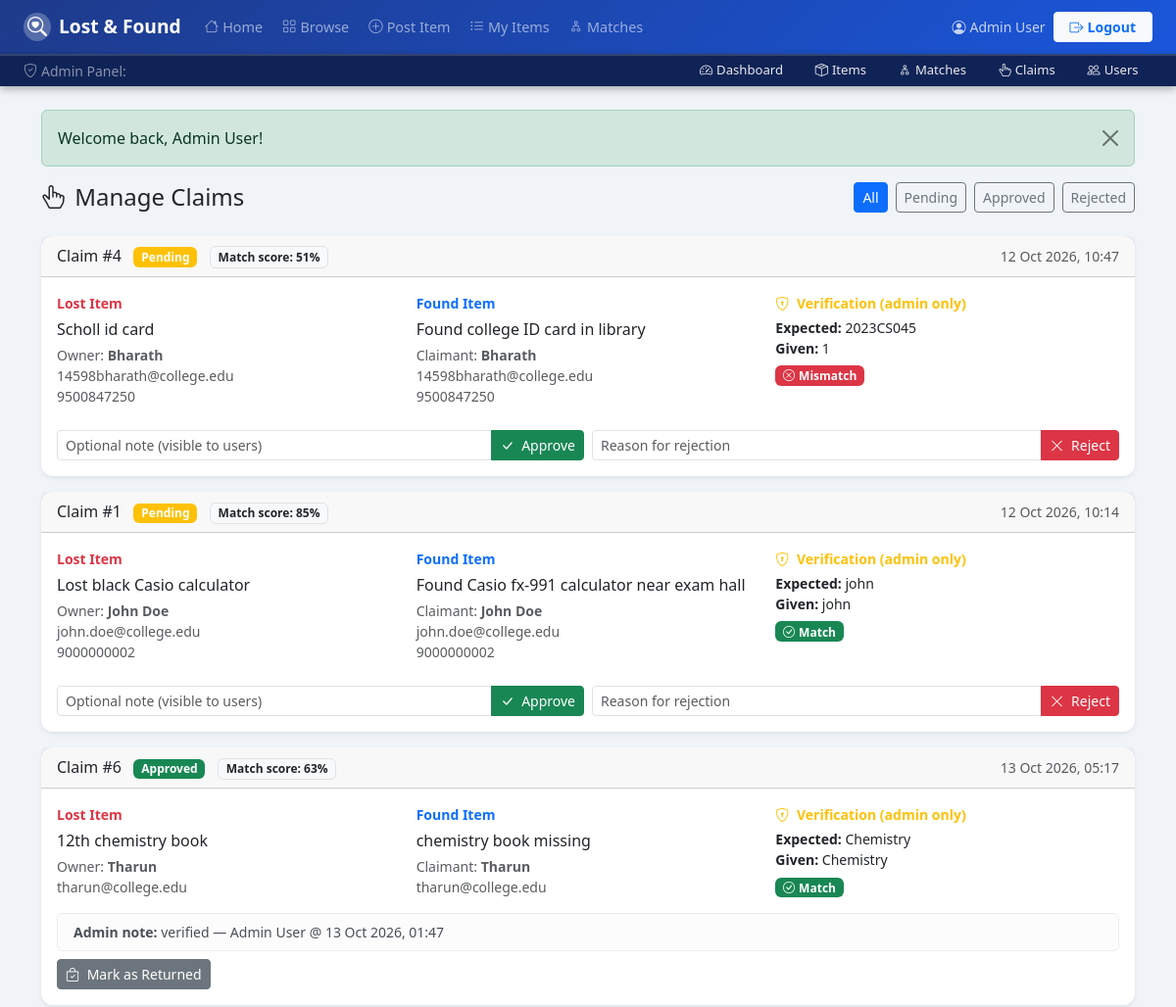
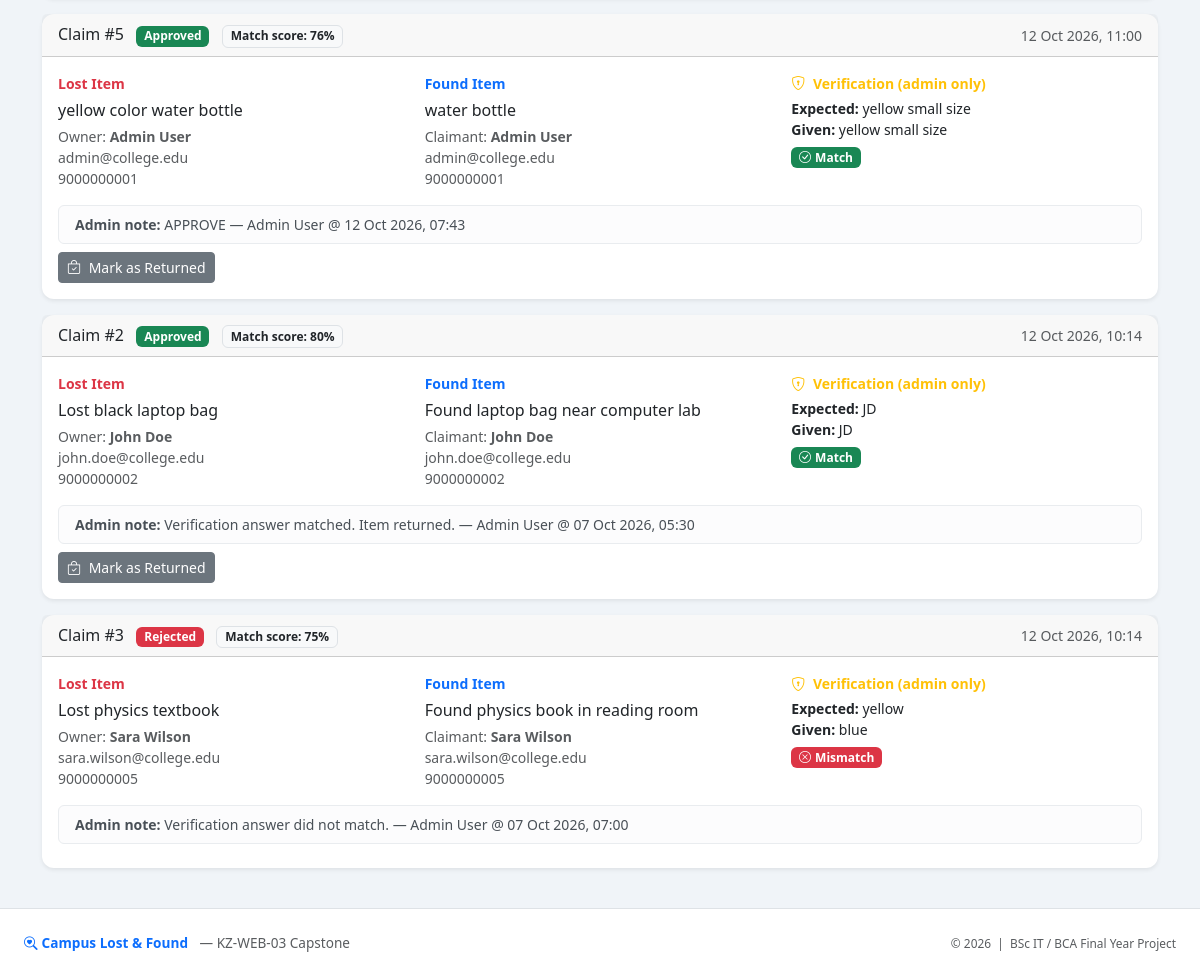
The page /admin/claims.php (signed in) on the database its author committed (2 pictures, top to bottom).
### tables this page shows
CREATE TABLE `claims` (
  `id` int(11) NOT NULL AUTO_INCREMENT,
  `match_id` int(11) NOT NULL,
  `claimant_id` int(11) NOT NULL,
  `answer_given` varchar(255) DEFAULT NULL,
  `status` enum('pending','approved','rejected') NOT NULL DEFAULT 'pending',
  `reviewed_by` int(11) DEFAULT NULL,
  `reviewed_at` timestamp NULL DEFAULT NULL,
  `admin_note` text DEFAULT NULL,
  `created_at` timestamp NOT NULL DEFAULT current_timestamp(),
  PRIMARY KEY (`id`),
  UNIQUE KEY `uq_pending_claim` (`claimant_id`,`match_id`),
  KEY `match_id` (`match_id`),
  KEY `reviewed_by` (`reviewed_by`),
  CONSTRAINT `claims_ibfk_1` FOREIGN KEY (`match_id`) REFERENCES `matches` (`id`) ON DELETE CASCADE,
  CONSTRAINT `claims_ibfk_2` FOREIGN KEY (`claimant_id`) REFERENCES `users` (`id`) ON DELETE CASCADE,
  CONSTRAINT `claims_ibfk_3` FOREIGN KEY (`reviewed_by`) REFERENCES `users` (`id`) ON DELETE SET NULL
);

CREATE TABLE `matches` (
  `id` int(11) NOT NULL AUTO_INCREMENT,
  `lost_item_id` int(11) NOT NULL,
  `found_item_id` int(11) NOT NULL,
  `score` decimal(4,2) NOT NULL,
  `created_at` timestamp NOT NULL DEFAULT current_timestamp(),
  PRIMARY KEY (`id`),
  UNIQUE KEY `uq_match` (`lost_item_id`,`found_item_id`),
  KEY `found_item_id` (`found_item_id`),
  CONSTRAINT `matches_ibfk_1` FOREIGN KEY (`lost_item_id`) REFERENCES `items` (`id`) ON DELETE CASCADE,
  CONSTRAINT `matches_ibfk_2` FOREIGN KEY (`found_item_id`) REFERENCES `items` (`id`) ON DELETE CASCADE
);

CREATE TABLE `items` (
  `id` int(11) NOT NULL AUTO_INCREMENT,
  `user_id` int(11) NOT NULL,
  `type` enum('lost','found') NOT NULL,
  `category` enum('id_card','electronics','books','bottle','bag','keys','other') NOT NULL,
  `title` varchar(200) NOT NULL,
  `description` text DEFAULT NULL,
  `location` varchar(200) DEFAULT NULL,
  `item_date` date DEFAULT NULL,
  `photo` varchar(255) DEFAULT NULL,
  `status` enum('open','claimed','returned') NOT NULL DEFAULT 'open',
  `verify_question` varchar(255) DEFAULT NULL,
  `verify_answer` varchar(255) DEFAULT NULL,
  `created_at` timestamp NOT NULL DEFAULT current_timestamp(),
  PRIMARY KEY (`id`),
  KEY `user_id` (`user_id`),
  KEY `idx_type_status` (`type`,`status`),
  KEY `idx_category` (`category`),
  KEY `idx_item_date` (`item_date`),
  CONSTRAINT `items_ibfk_1` FOREIGN KEY (`user_id`) REFERENCES `users` (`id`) ON DELETE CASCADE
);

CREATE TABLE `users` (
  `id` int(11) NOT NULL AUTO_INCREMENT,
  `name` varchar(100) NOT NULL,
  `email` varchar(150) NOT NULL,
  `password` varchar(255) NOT NULL,
  `phone` varchar(20) DEFAULT NULL,
  `role` enum('user','admin') NOT NULL DEFAULT 'user',
  `is_blocked` tinyint(1) NOT NULL DEFAULT 0,
  `created_at` timestamp NOT NULL DEFAULT current_timestamp(),
  PRIMARY KEY (`id`),
  UNIQUE KEY `email` (`email`)
);

### includes/auth.php (called while the page is built, shortened)
<?php
function is_logged_in(): bool
{
    return isset($_SESSION['user_id']);
}
function current_role(): string
{
    return $_SESSION['role'] ?? '';
}
function is_admin(): bool
{
    return current_role() === 'admin';
}

### admin/claims.php (the view, shortened to what this page needs)
<?php
require_once dirname(__DIR__) . '/includes/auth.php';
require_once dirname(__DIR__) . '/includes/functions.php';
$pdo = get_db();
$filterStatus = in_array($_GET['status'] ?? '', ['', 'pending', 'approved', 'rejected'], true)
    ? ($_GET['status'] ?? '') : '';
$focusId = (int)($_GET['id'] ?? 0);
$whereSQL = $filterStatus ? "WHERE c.status = ?" : '';
$params   = $filterStatus ? [$filterStatus] : [];
$totalStmt = $pdo->prepare("SELECT COUNT(*) FROM claims c $whereSQL");
$totalStmt->execute($params);
$total = (int)$totalStmt->fetchColumn();
$pg = paginate($total, 15);
$sql = "
    SELECT c.*,
           u.name  AS claimant_name, u.email AS claimant_email, u.phone AS claimant_phone,
           m.score AS match_score,
           li.id AS li_id, li.title AS li_title, li.user_id AS li_user_id,
           lu.name  AS li_owner_name, lu.email AS li_owner_email, lu.phone AS li_owner_phone,
           fi.id AS fi_id, fi.title AS fi_title,
           fi.verify_answer, c.answer_given,
           rv.name AS reviewer_name
    FROM claims c
    JOIN users   u  ON c.claimant_id  = u.id
    JOIN matches m  ON c.match_id     = m.id
    JOIN items   li ON m.lost_item_id  = li.id
    JOIN users   lu ON li.user_id     = lu.id
    JOIN items   fi ON m.found_item_id = fi.id
    LEFT JOIN users rv ON c.reviewed_by = rv.id
    $whereSQL
    ORDER BY
        (c.status = 'pending') DESC,
        c.created_at DESC
    LIMIT ? OFFSET ?
";
$stmt = $pdo->prepare($sql);
$stmt->execute(array_merge($params, [$pg['limit'], $pg['offset']]));
$claims = $stmt->fetchAll();
require_once dirname(__DIR__) . '/includes/header.php';
?>
<div class="d-flex justify-content-between align-items-center mb-4">
  <h4 class="mb-0"><i class="bi bi-hand-index-thumb me-1"></i> Manage Claims</h4>
  <div class="d-flex gap-2">
    <?php foreach ([''=>'All','pending'=>'Pending','approved'=>'Approved','rejected'=>'Rejected'] as $v=>$l): ?>
    <a href="?status=<?= $v ?>"
       class="btn btn-sm <?= $filterStatus === $v ? 'btn-primary' : 'btn-outline-secondary' ?>">
      <?= $l ?>
    </a>
    <?php endforeach; ?>
  </div>
</div>
<?php if (empty($claims)): ?>
<div class="text-center py-5 text-muted">
  <i class="bi bi-inbox fs-1"></i>
  <p class="mt-2">No claims to show.</p>
</div>
<?php else: ?>
<?php foreach ($claims as $c):
    $answerMatch = $c['verify_answer'] !== null
        ? (strtolower(trim($c['answer_given'] ?? '')) === strtolower(trim($c['verify_answer'])))
        : null;
?>
<div class="card shadow-sm mb-3 <?= $focusId === (int)$c['id'] ? 'border-warning' : '' ?>"
     id="claim-<?= (int)$c['id'] ?>">
  <div class="card-header d-flex justify-content-between align-items-center">
    <span>
      Claim #<?= (int)$c['id'] ?> &nbsp;
      <?php
      $cBadge = ['pending'=>'warning','approved'=>'success','rejected'=>'danger'][$c['status']] ?? 'secondary';
      ?>
      <span class="badge bg-<?= $cBadge ?>"><?= h(ucfirst($c['status'])) ?></span>
      <span class="badge bg-light text-dark border">
        Match score: <?= (int)round((float)$c['match_score'] * 100) ?>%
      </span>
    </span>
    <small class="text-muted"><?= format_datetime($c['created_at']) ?></small>
  </div>
  <div class="card-body">
    <div class="row g-3 mb-3">
      <div class="col-md-4">
        <div class="small fw-semibold text-danger mb-1">Lost Item</div>
        <div><?= h($c['li_title']) ?></div>
        <div class="text-muted small mt-1">Owner: <strong><?= h($c['li_owner_name']) ?></strong></div>
        <div class="text-muted small"><?= h($c['li_owner_email']) ?></div>
        <?php if ($c['li_owner_phone']): ?>
        <div class="text-muted small"><?= h($c['li_owner_phone']) ?></div>
        <?php endif; ?>
      </div>
      <div class="col-md-4">
        <div class="small fw-semibold text-primary mb-1">Found Item</div>
        <div><?= h($c['fi_title']) ?></div>
        <div class="text-muted small mt-1">Claimant: <strong><?= h($c['claimant_name']) ?></strong></div>
        <div class="text-muted small"><?= h($c['claimant_email']) ?></div>
        <?php if ($c['claimant_phone']): ?>
        <div class="text-muted small"><?= h($c['claimant_phone']) ?></div>
        <?php endif; ?>
      </div>
      <div class="col-md-4">
        <div class="small fw-semibold text-warning mb-1">
          <i class="bi bi-shield-lock me-1"></i> Verification (admin only)
        </div>
        <?php if ($c['verify_answer'] !== null): ?>
        <div class="small"><strong>Expected:</strong> <?= h($c['verify_answer']) ?></div>
        <div class="small"><strong>Given:</strong>    <?= h($c['answer_given'] ?? '—') ?></div>
        <div class="mt-1">
          <?php if ($answerMatch === true): ?>
            <span class="badge bg-success"><i class="bi bi-check-circle me-1"></i>Match</span>
          <?php elseif ($answerMatch === false): ?>
            <span class="badge bg-danger"><i class="bi bi-x-circle me-1"></i>Mismatch</span>
          <?php endif; ?>
        </div>
        <?php else: ?>
          <span class="text-muted small">No verification question set.</span>
        <?php endif; ?>
      </div>
    </div>
    <?php if ($c['admin_note']): ?>
    <div class="alert alert-light py-2 small mb-2">
      <strong>Admin note:</strong> <?= h($c['admin_note']) ?>
      <?php if ($c['reviewer_name']): ?>
        — <?= h($c['reviewer_name']) ?> @ <?= format_datetime($c['reviewed_at']) ?>
      <?php endif; ?>
    </div>
    <?php endif; ?>
    <?php if ($c['status'] === 'pending'): ?>
    <div class="row g-2 mt-1">
      <div class="col-md-6">
        <form method="post">
          <div class="input-group input-group-sm">
            <input type="text" class="form-control" name="admin_note"
                   placeholder="Optional note (visible to users)">
            <button type="submit" class="btn btn-success"
                    onclick="return confirm('Approve this claim? Both parties will be notified with contact details.')">
              <i class="bi bi-check-lg me-1"></i> Approve
            </button>
          </div>
        </form>
      </div>
      <div class="col-md-6">
        <form method="post">
          <div class="input-group input-group-sm">
            <input type="text" class="form-control" name="admin_note"
                   placeholder="Reason for rejection">
            <button type="submit" class="btn btn-danger"
                    onclick="return confirm('Reject this claim?')">
              <i class="bi bi-x-lg me-1"></i> Reject
            </button>
          </div>
        </form>
      </div>
    </div>
    <?php elseif ($c['status'] === 'approved'): ?>
    <form method="post" class="d-inline mt-2">
      <button type="submit" class="btn btn-sm btn-secondary">
        <i class="bi bi-bag-check me-1"></i> Mark as Returned
      </button>
    </form>
    <?php endif; ?>
  </div>
</div>
<?php endforeach; ?>
<?php endif; ?>
<?php require_once dirname(__DIR__) . '/includes/footer.php'; ?>

### includes/header.php (shortened to what this page needs)
<!DOCTYPE html>
<html lang="en">
<head>
  <link href="<?= BASE_URL ?>/assets/css/bootstrap.min.css" rel="stylesheet">
  <link href="<?= BASE_URL ?>/assets/css/bootstrap-icons.css" rel="stylesheet">
</head>
<body class="d-flex flex-column min-vh-100">
<nav class="navbar navbar-expand-lg navbar-dark py-2">
  <div class="container-fluid px-4">
    <a class="navbar-brand d-flex align-items-center gap-2"
       href="<?= BASE_URL ?>/index.php">
      <span class="bg-white bg-opacity-25 rounded-circle p-1 lh-1">
        <i class="bi bi-search-heart fs-5"></i>
      </span>
      Lost &amp; Found
    </a>
    <div class="collapse navbar-collapse" id="mainNav">
      <ul class="navbar-nav me-auto gap-1 align-items-lg-center">
        <li class="nav-item">
          <a class="nav-link" href="<?= BASE_URL ?>/index.php">
            <i class="bi bi-house me-1"></i>Home
          </a>
        </li>
        <li class="nav-item">
          <a class="nav-link" href="<?= BASE_URL ?>/search.php">
            <i class="bi bi-grid me-1"></i>Browse
          </a>
        </li>
        <?php if (is_logged_in()): ?>
        <li class="nav-item">
          <a class="nav-link" href="<?= BASE_URL ?>/user/post_item.php">
            <i class="bi bi-plus-circle me-1"></i>Post Item
          </a>
        </li>
        <li class="nav-item">
          <a class="nav-link" href="<?= BASE_URL ?>/user/my_items.php">
            <i class="bi bi-list-ul me-1"></i>My Items
          </a>
        </li>
        <li class="nav-item">
          <a class="nav-link" href="<?= BASE_URL ?>/user/matches.php">
            <i class="bi bi-diagram-2 me-1"></i>Matches
          </a>
        </li>
        <?php endif; ?>
      </ul>
      <div class="d-flex align-items-center gap-2 mt-2 mt-lg-0">
        <?php if (is_logged_in()): ?>
          <span class="text-white text-opacity-75 small d-none d-lg-inline">
            <i class="bi bi-person-circle me-1"></i><?= h($_SESSION['name'] ?? '') ?>
          </span>
          <a href="<?= BASE_URL ?>/logout.php"
             class="btn btn-sm btn-light text-primary fw-semibold px-3"
             onclick="return confirm('Log out?')">
            <i class="bi bi-box-arrow-right me-1"></i>Logout
          </a>
        <?php else: ?>
          <a href="<?= BASE_URL ?>/login.php"  class="btn btn-sm btn-outline-light px-3">Login</a>
          <a href="<?= BASE_URL ?>/register.php" class="btn btn-sm btn-light text-primary fw-semibold px-3">Register</a>
        <?php endif; ?>
      </div>
    </div>
  </div>
</nav>
<?php if (is_admin()): ?>
<nav class="navbar navbar-dark admin-bar py-0">
  <div class="container-fluid px-4">
    <span class="text-white text-opacity-50 small me-3 d-none d-md-inline">
      <i class="bi bi-shield-check me-1"></i>Admin Panel:
    </span>
    <ul class="navbar-nav flex-row gap-1 flex-wrap">
      <li class="nav-item">
        <a class="nav-link" href="<?= BASE_URL ?>/admin/dashboard.php">
          <i class="bi bi-speedometer2 me-1"></i>Dashboard
        </a>
      </li>
      <li class="nav-item">
        <a class="nav-link" href="<?= BASE_URL ?>/admin/items.php">
          <i class="bi bi-box-seam me-1"></i>Items
        </a>
      </li>
      <li class="nav-item">
        <a class="nav-link" href="<?= BASE_URL ?>/admin/matches.php">
          <i class="bi bi-diagram-2 me-1"></i>Matches
        </a>
      </li>
      <li class="nav-item">
        <a class="nav-link" href="<?= BASE_URL ?>/admin/claims.php">
          <i class="bi bi-hand-index-thumb me-1"></i>Claims
        </a>
      </li>
      <li class="nav-item">
        <a class="nav-link" href="<?= BASE_URL ?>/admin/users.php">
          <i class="bi bi-people me-1"></i>Users
        </a>
      </li>
    </ul>
  </div>
</nav>
<?php endif; ?>
<div class="container py-4 flex-grow-1 d-flex flex-column">
<?php render_flash(); ?>

### includes/functions.php (shortened to what this page needs)
<?php
function h(string $s): string
{
    return htmlspecialchars($s, ENT_QUOTES | ENT_SUBSTITUTE, 'UTF-8');
}
function get_flash(): ?array
{
    if (!empty($_SESSION['flash'])) {
        $f = $_SESSION['flash'];
        return $f;
    }
    return null;
}
function render_flash(): void
{
    $f = get_flash();
    echo '<div class="alert alert-' . h($f['type']) . ' alert-dismissible fade show" role="alert">';
    echo h($f['message']);
    echo '<button type="button" class="btn-close" data-bs-dismiss="alert"></button>';
    echo '</div>';
}
function format_datetime(?string $dt): string
{
    $ts = strtotime($dt);
    return $ts !== false ? date('d M Y, H:i', $ts) : h($dt);
}

### includes/footer.php (shortened to what this page needs)
</div>
<footer class="bg-white border-top mt-auto py-4">
  <div class="container-fluid px-4">
    <div class="row align-items-center">
      <div class="col-md-6 text-center text-md-start mb-2 mb-md-0">
        <span class="fw-semibold text-primary">
          <i class="bi bi-search-heart me-1"></i>Campus Lost &amp; Found
        </span>
        <span class="text-muted ms-2">— KZ-WEB-03 Capstone</span>
      </div>
      <div class="col-md-6 text-center text-md-end text-muted">
        <small>&copy; <?= date('Y') ?> &nbsp;|&nbsp; BSc IT / BCA Final Year Project</small>
      </div>
    </div>
  </div>
</footer>
</body>
</html>

### includes/header.php (style rules this page uses)
:root { --brand-primary : #1a56db; --brand-dark : #1e3a8a; --bg-page : #f0f4f8; }
html, body { height: 100%; }
body { background: var(--bg-page); font-family: 'Segoe UI', sans-serif; }
.navbar { background: linear-gradient(135deg, var(--brand-dark) 0%, var(--brand-primary) 100%); box-shadow: 0 2px 12px rgba(0,0,0,.25); }
.navbar-brand { font-weight: 800; font-size: 1.2rem; }
.nav-link { font-weight: 500; font-size: .9rem; transition: opacity .15s; white-space: nowrap; }
.admin-bar { background: #0f2356; border-top: 2px solid rgba(255,255,255,.15); box-shadow: 0 3px 8px rgba(0,0,0,.3); }
.admin-bar .nav-link { font-size: .82rem; padding: .35rem .9rem; color: rgba(255,255,255,.9) !important; border-radius: .35rem; transition: background .15s; }
.card { border: none; border-radius: .75rem; }
footer { font-size: .85rem; }

### rows shown on the page
claims: id "4", status "Pending", (float)$c['match_score']*100 "51", created_at "12 Oct 2026, 10:47", items.title "Scholl id card", claimant.name "Bharath", claimant.email "14598bharath@college.edu", claimant.phone "9500847250", items.title "Found college ID card in library", items.verify_answer "2023CS045", answer_given "1", shows "Mismatch"
claims: id "1", status "Pending", (float)$c['match_score']*100 "85", created_at "12 Oct 2026, 10:14", items.title "Lost black Casio calculator", claimant.name "John Doe", claimant.email "john.doe@college.edu", claimant.phone "9000000002", items.title "Found Casio fx-991 calculator near exam hall", items.verify_answer "john", answer_given "john", shows "Match"
claims: id "6", status "Approved", (float)$c['match_score']*100 "63", created_at "13 Oct 2026, 05:17", items.title "12th chemistry book", claimant.name "Tharun", claimant.email "tharun@college.edu", items.title "chemistry book missing", items.verify_answer "Chemistry", answer_given "Chemistry", shows "Match", admin_note "verified", reviewed_by.name "Admin User", reviewed_at "13 Oct 2026, 01:47"
claims: id "5", status "Approved", (float)$c['match_score']*100 "76", created_at "12 Oct 2026, 11:00", items.title "yellow color water bottle", claimant.name "Admin User", claimant.email "admin@college.edu", claimant.phone "9000000001", items.title "water bottle", items.verify_answer "yellow small size", answer_given "yellow small size", shows "Match", admin_note "APPROVE", reviewed_at "12 Oct 2026, 07:43"
claims: id "2", status "Approved", (float)$c['match_score']*100 "80", created_at "12 Oct 2026, 10:14", items.title "Lost black laptop bag", claimant.name "John Doe", claimant.email "john.doe@college.edu", claimant.phone "9000000002", items.title "Found laptop bag near computer lab", items.verify_answer "JD", answer_given "JD", shows "Match", admin_note "Verification answer matched. Item returned.", reviewed_by.name "Admin User", reviewed_at "07 Oct 2026, 05:30"
claims: id "3", status "Rejected", (float)$c['match_score']*100 "75", created_at "12 Oct 2026, 10:14", items.title "Lost physics textbook", claimant.name "Sara Wilson", claimant.email "sara.wilson@college.edu", claimant.phone "9000000005", items.title "Found physics book in reading room", items.verify_answer "yellow", answer_given "blue", shows "Mismatch", admin_note "Verification answer did not match.", reviewed_by.name "Admin User", reviewed_at "07 Oct 2026, 07:00"

### other values the page prints
$_SESSION['name'] "Admin User"
$f['message'] "Welcome back, Admin User!"
$l "All"
$l "Pending"
$l "Approved"
$l "Rejected"
